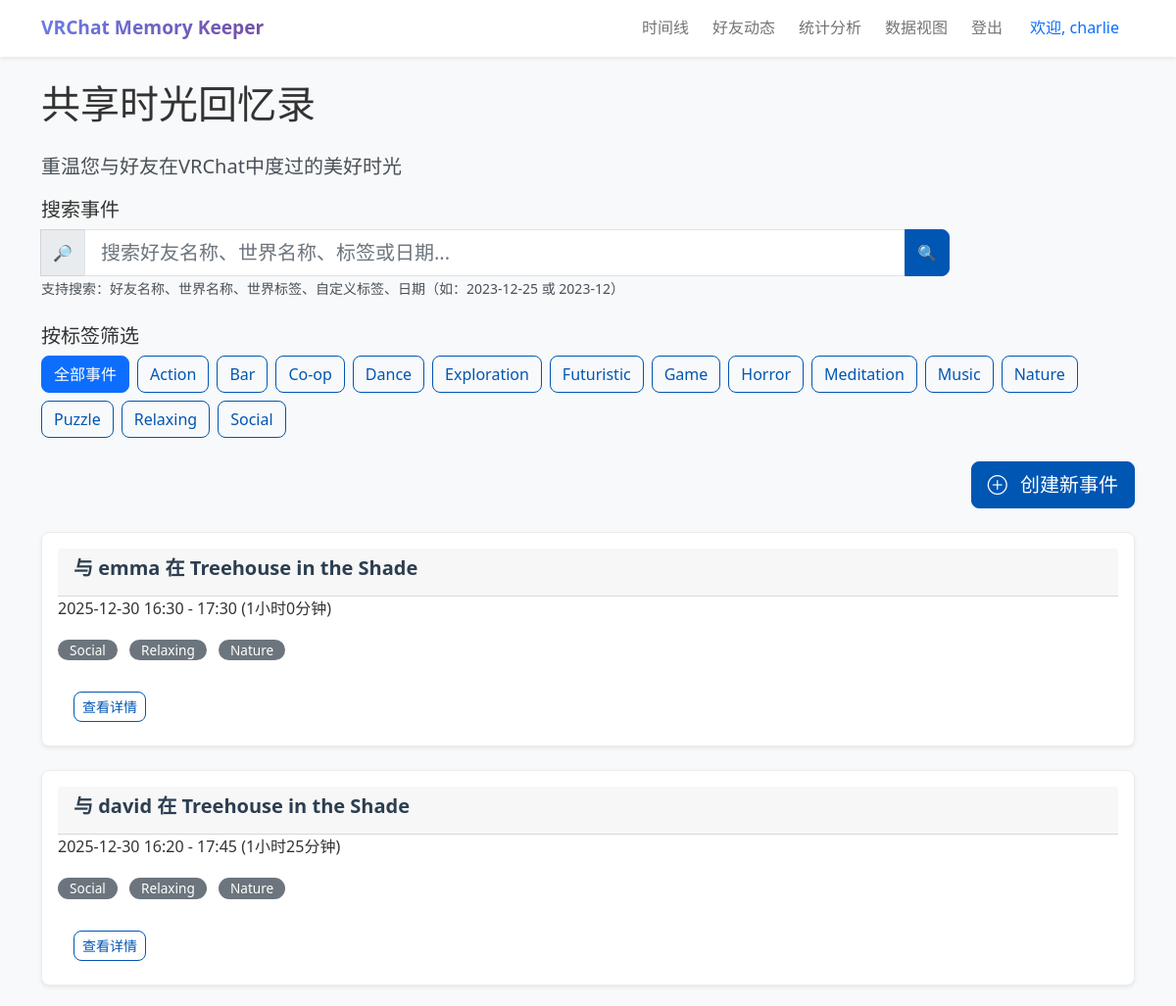
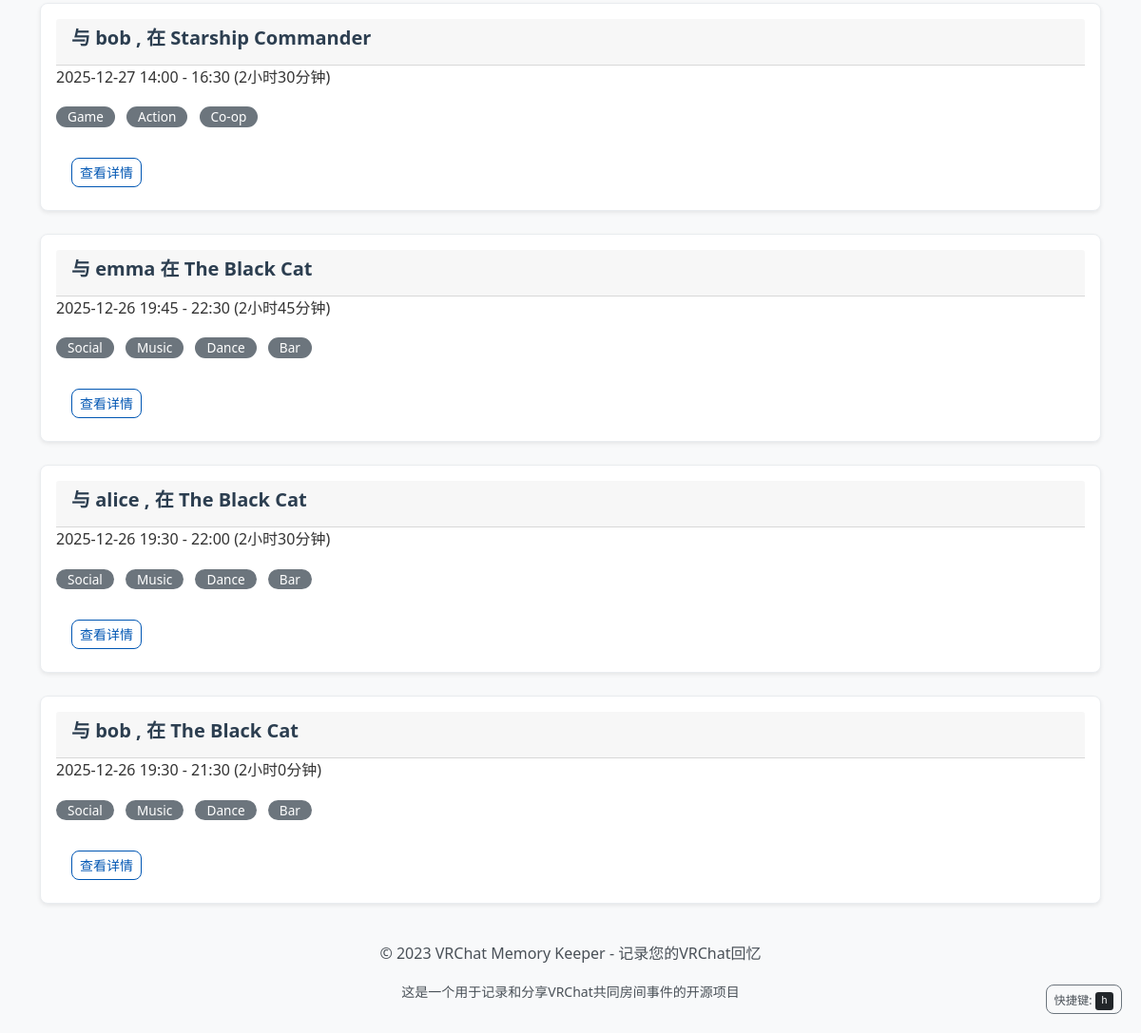
The app's page / (signed in) with its own data (2 pictures, top to bottom).
### app.py (models this page shows, shortened)
class User(UserMixin, db.Model):
    id = db.Column(db.Integer, primary_key=True)
    username = db.Column(db.String(80), unique=True, nullable=False)
    password_hash = db.Column(db.String(120), nullable=False)
    events = db.relationship('SharedEvent', backref='user', lazy=True)
    friends = db.relationship(
        'User',
        secondary='user_friends',
        primaryjoin='user_friends.c.user_id == User.id',
        secondaryjoin='user_friends.c.friend_id == User.id',
        backref=db.backref('friended_by', lazy='dynamic'),
        lazy='dynamic'
    )

class SharedEvent(db.Model):
    id = db.Column(db.Integer, primary_key=True)
    user_id = db.Column(db.Integer, db.ForeignKey('user.id'), nullable=False)
    world_id = db.Column(db.Integer, db.ForeignKey('world.id'), nullable=False)
    event_group_id = db.Column(
        db.Integer,
        db.ForeignKey('event_group.id'),
        nullable=True)  # 关联事件组
    friend_name = db.Column(db.String(80), nullable=False)
    start_time = db.Column(db.DateTime, nullable=False)
    end_time = db.Column(db.DateTime)
    duration = db.Column(db.Integer)  # 持续时间（秒）
    notes = db.Column(db.Text, nullable=True)  # 事件备注
    privacy = db.Column(db.String(20), default='public')
    custom_tags = db.relationship(
        'EventTag',
        backref='event',
        lazy=True,  # 懒加载
        cascade='all, delete-orphan'  # 级联删除
    )
    participants = db.relationship(
        'User',
        secondary='event_participants',
        backref=db.backref('participated_events', lazy='dynamic'),
        lazy='dynamic'
    )
    sync_hash = db.Column(db.String(100))  # 同步哈希，用于识别真正的共同事件
    sync_status = db.Column(db.String(20), default='pending')  # 同步状态：pending, syncing, synced
    last_synced_at = db.Column(db.DateTime)  # 最后同步时间
    sync_comments = db.relationship(
        'EventComment',
        backref='sync_event',
        primaryjoin='and_(SharedEvent.id == EventComment.event_id, EventComment.is_sync_comment == True)',
        lazy='dynamic'
    )

class World(db.Model):
    id = db.Column(db.Integer, primary_key=True)
    world_name = db.Column(db.String(200), nullable=False)
    world_id = db.Column(db.String(100), unique=True)
    tags = db.Column(db.Text)  # 以逗号分隔的标签字符串
    events = db.relationship('SharedEvent', backref='world', lazy=True)

### app.py (the view, shortened to what this page needs)
@app.route('/')
@login_required
def index():
    all_unique_tags = get_all_unique_tags()
    selected_tag = request.args.get('tag')
    from sqlalchemy import or_
    query = SharedEvent.query.filter(
        or_(
            SharedEvent.user_id == current_user.id,
            SharedEvent.participants.contains(current_user)
        )
    )
    filtered_query = filter_events_by_tag(query, selected_tag)
    search_query = request.args.get('search')
    start_date = None
    end_date = None
    if start_date:
        from datetime import datetime
        filtered_query = filtered_query.filter(
            SharedEvent.start_time >= start_date)
    if end_date:
        from datetime import timedelta
        end_datetime = end_date + timedelta(days=1)
        filtered_query = filtered_query.filter(
            SharedEvent.start_time < end_datetime)
    events = filtered_query.order_by(SharedEvent.start_time.desc()).all()
    event_has_unread_notifications = {}
    if current_user.is_authenticated:
        for event in events:
            comment_ids = [comment.id for comment in event.comments]
            if comment_ids:
                has_unread = Notification.query.filter(
                    Notification.user_id == current_user.id,
                    Notification.comment_id.in_(comment_ids),
                    Notification.is_read == False
                ).count() > 0
                event_has_unread_notifications[event.id] = has_unread
            else:
                event_has_unread_notifications[event.id] = False
    return render_template(
        'index.html',
        events=events,
        all_tags=all_unique_tags,
        selected_tag=selected_tag,
        search_query=search_query,
        event_has_unread_notifications=event_has_unread_notifications
    )

### templates/index.html (shortened to what this page needs)
{% extends 'base.html' %}
{% block content %}
    <header class="page-header" role="banner">
        <h1 class="mb-4">共享时光回忆录</h1>
        <p class="lead text-muted">重温您与好友在VRChat中度过的美好时光</p>
    </header>
    <section class="search-section mb-4" role="search" aria-labelledby="search-heading">
        <h2 id="search-heading" class="h5">搜索事件</h2>
        <form method="GET" action="{{ url_for('index') }}" class="search-form" aria-label="事件搜索表单">
            <div class="row g-3">
                <div class="col-md-10">
                    <div class="input-group">
                        <span class="input-group-text">
                            <span aria-hidden="true">🔎</span>
                        </span>
                        <input type="text" id="search-input" class="form-control form-control-lg" name="search"
                               placeholder="搜索好友名称、世界名称、标签或日期..."
                               aria-describedby="search-help"
                               value="{{ search_query or '' }}"
                               autocomplete="off">
                        <button type="submit" class="btn btn-primary"
                                aria-label="执行搜索">
                            <span aria-hidden="true">🔍</span>
                        </button>
                    </div>
                    <small id="search-help" class="form-text text-muted">
                        支持搜索：好友名称、世界名称、世界标签、自定义标签、日期（如：2023-12-25 或 2023-12）
                    </small>
                </div>
            </div>
        </form>
    </section>
    <section class="tag-filter-section mb-4" role="region" aria-labelledby="filter-heading">
        <h2 id="filter-heading" class="h5">按标签筛选</h2>
        <div class="filter-controls" role="toolbar" aria-label="标签筛选工具">
            <div class="d-flex flex-wrap gap-2" aria-label="筛选标签列表">
                {% if selected_tag %}
                    <a href="{{ url_for('index') }}" class="btn btn-primary" role="button"
                           aria-label="显示全部事件" aria-pressed="false">
                            全部事件
                        </a>
                {% else %}
                    <a href="{{ url_for('index') }}" class="btn btn-outline-primary active" role="button"
                           aria-label="显示全部事件（当前选中）" aria-pressed="true">
                            全部事件
                        </a>
                {% endif %}
                {% if all_tags %}
                    {% for tag in all_tags %}
                        {% if selected_tag == tag %}
                            <a href="{{ url_for('index', tag=tag) }}" class="btn btn-primary" role="button"
                               aria-label="筛选标签：{{ tag }}（当前选中）" aria-pressed="true">
                                {{ tag }}
                            </a>
                        {% else %}
                            <a href="{{ url_for('index', tag=tag) }}" class="btn btn-outline-primary" role="button"
                               aria-label="筛选标签：{{ tag }}" aria-pressed="false">
                                {{ tag }}
                            </a>
                        {% endif %}
                    {% endfor %}
                {% else %}
                    <span class="text-muted" aria-live="polite">暂无可用标签</span>
                {% endif %}
            </div>
        </div>
    </section>
    <section class="actions-section mb-4" role="toolbar" aria-label="事件操作工具">
        <div class="d-flex justify-content-end gap-2">
            <button type="button"
               class="btn btn-primary btn-lg"
               data-bs-toggle="modal"
               data-bs-target="#createEventModal"
               aria-label="创建新事件">
                <i class="bi bi-plus-circle me-2"></i> 创建新事件
            </button>
        </div>
    </section>
    <section class="events-section" role="region" aria-labelledby="events-heading">
        {% if events %}
            <div class="row" role="list" aria-label="共同房间事件列表">
                {% for event in events %}
                    <div class="col-lg-12" role="listitem">
                        <article class="card event-card shadow-sm position-relative">
                            <div class="card-body">
                                <header class="card-header">
                                    <h3 class="card-title h5">
                                        {% if current_user.username == event.friend_name %}
                                            与
                                            {% for participant in event.participants %}
                                                {% if participant.username != current_user.username %}
                                                    <span class="friend-name">{{ participant.username|trim }}</span>
                                                    {% if not loop.last %}, {% endif %}
                                                {% endif %}
                                            {% endfor %}
                                            在 <span class="world-name">{{ event.world.world_name }}</span>
                                        {% else %}
                                            与 <span class="friend-name">{{ event.friend_name|trim }}</span>
                                            在 <span class="world-name">{{ event.world.world_name }}</span>
                                        {% endif %}
                                    </h3>
                                </header>
                                <div class="card-content">
                                    <p class="card-text event-time">
                                        <time datetime="{{ event.start_time.isoformat() }}">
                                            {{ event.start_time.strftime('%Y-%m-%d %H:%M') }}
                                        </time>
                                        -
                                        <time datetime="{{ event.end_time.isoformat() }}">
                                            {{ event.end_time.strftime('%H:%M') }}
                                        </time>
                                        <span class="duration">
                                            ({{ (event.duration // 3600) }}小时{{ (event.duration % 3600) // 60 }}分钟)
                                        </span>
                                    </p>
                                    {% if event.world.tags %}
                                        <div class="world-tags mb-2">
                                            {% for tag in event.world.tags.split(',') %}
                                                <span class="badge bg-secondary tag" aria-label="世界标签：{{ tag.strip() }}">
                                                    {{ tag.strip() }}
                                                </span>
                                            {% endfor %}
                                        </div>
                                    {% endif %}
                                </div>
                                <footer class="card-footer bg-transparent border-0 pt-3">
                                    <div class="d-flex gap-2" role="group" aria-label="事件操作">
                                        <a href="{{ url_for('event_detail', event_id=event.id) }}"
                                           class="btn btn-outline-primary btn-sm"
                                           aria-label="查看事件 {{ event.friend_name }} 在 {{ event.world.world_name }} 的详细信息">
                                            查看详情
                                        </a>
                                    </div>
                                </footer>
                            </div>
                        </article>
                    </div>
                {% endfor %}
            </div>
        {% endif %}
    </section>
{% endblock %}

### templates/base.html (shortened to what this page needs)
<!DOCTYPE html>
<html lang="zh-CN">
<head>
    <link href="https://cdn.jsdelivr.net/npm/bootstrap@5.1.3/dist/css/bootstrap.min.css" rel="stylesheet">
    <link href="https://cdn.jsdelivr.net/npm/bootstrap-icons@1.10.5/font/bootstrap-icons.css" rel="stylesheet">
    <link href="{{ url_for('static', filename='css/main.css') }}" rel="stylesheet">
</head>
<body>
    <header role="banner">
        <nav class="navbar navbar-expand-lg navbar-light bg-white shadow-sm" role="navigation" aria-label="主导航">
            <div class="container">
                <a class="navbar-brand" href="{{ url_for('index') }}" aria-label="VRChat记忆记录器首页">
                    VRChat Memory Keeper
                </a>
                <div class="collapse navbar-collapse" id="navbarNav">
                    <div class="d-flex align-items-center ms-auto">
                        <div class="navbar-nav" role="menubar">
                            {% if current_user.is_authenticated %}
                                <a class="nav-link" href="{{ url_for('index') }}" role="menuitem" aria-label="查看时间线">
                                    时间线
                                </a>
                                <a class="nav-link" href="{{ url_for('friends_feed') }}" role="menuitem" aria-label="查看好友动态">
                                    好友动态
                                </a>
                                <a class="nav-link" href="{{ url_for('stats') }}" role="menuitem" aria-label="查看统计分析">
                                    统计分析
                                </a>
                                <a class="nav-link" href="{{ url_for('visualization_page') }}" role="menuitem" aria-label="查看数据视图">
                                    数据视图
                                </a>
                                <a class="nav-link" href="{{ url_for('logout') }}" role="menuitem" aria-label="退出登录">
                                    登出
                                </a>
                            {% endif %}
                        </div>
                        {% if current_user.is_authenticated %}
                            <span class="nav-link" role="status" aria-label="当前用户">
                                欢迎, {{ current_user.username }}
                            </span>
                        {% endif %}
                    </div>
                </div>
            </div>
        </nav>
    </header>
    <main class="main-content" role="main">
        <div class="container mt-4">
            {% block content %}{% endblock %}
        </div>
    </main>
    <footer class="footer mt-auto py-3 bg-light" role="contentinfo">
        <div class="container">
            <div class="text-center text-muted">
                <p>© 2023 VRChat Memory Keeper - 记录您的VRChat回忆</p>
                <p class="small">这是一个用于记录和分享VRChat共同房间事件的开源项目</p>
            </div>
        </div>
    </footer>
</body>
</html>

### records on screen
User: username "charlie"
SharedEvent: friend_name "emma", world.world_name "Treehouse in the Shade", start_time "2025-12-30 16:30", end_time "17:30", duration "1", (event.duration%3600)//60 "0", strip "Social" "Relaxing" "Nature"
SharedEvent: friend_name "david", world.world_name "Treehouse in the Shade", start_time "2025-12-30 16:20", end_time "17:45", duration "1", (event.duration%3600)//60 "25", strip "Social" "Relaxing" "Nature"
SharedEvent: world.world_name "Starship Commander", start_time "2025-12-27 14:00", end_time "16:30", duration "2", (event.duration%3600)//60 "30", strip "Game" "Action" "Co-op"
User: username "bob"
SharedEvent: friend_name "emma", world.world_name "The Black Cat", start_time "2025-12-26 19:45", end_time "22:30", duration "2", (event.duration%3600)//60 "45", strip "Social" "Music" "Dance" "Bar"
SharedEvent: world.world_name "The Black Cat", start_time "2025-12-26 19:30", end_time "22:00", duration "2", (event.duration%3600)//60 "30", strip "Social" "Music" "Dance" "Bar"
User: username "alice"
SharedEvent: world.world_name "The Black Cat", start_time "2025-12-26 19:30", end_time "21:30", duration "2", (event.duration%3600)//60 "0", strip "Social" "Music" "Dance" "Bar"

### other values on screen
{{ tag }} "Action" "Bar" "Co-op" "Dance" "Exploration" "Futuristic" "Game" "Horror" "Meditation" "Music" "Nature" "Puzzle" "Relaxing" "Social"
